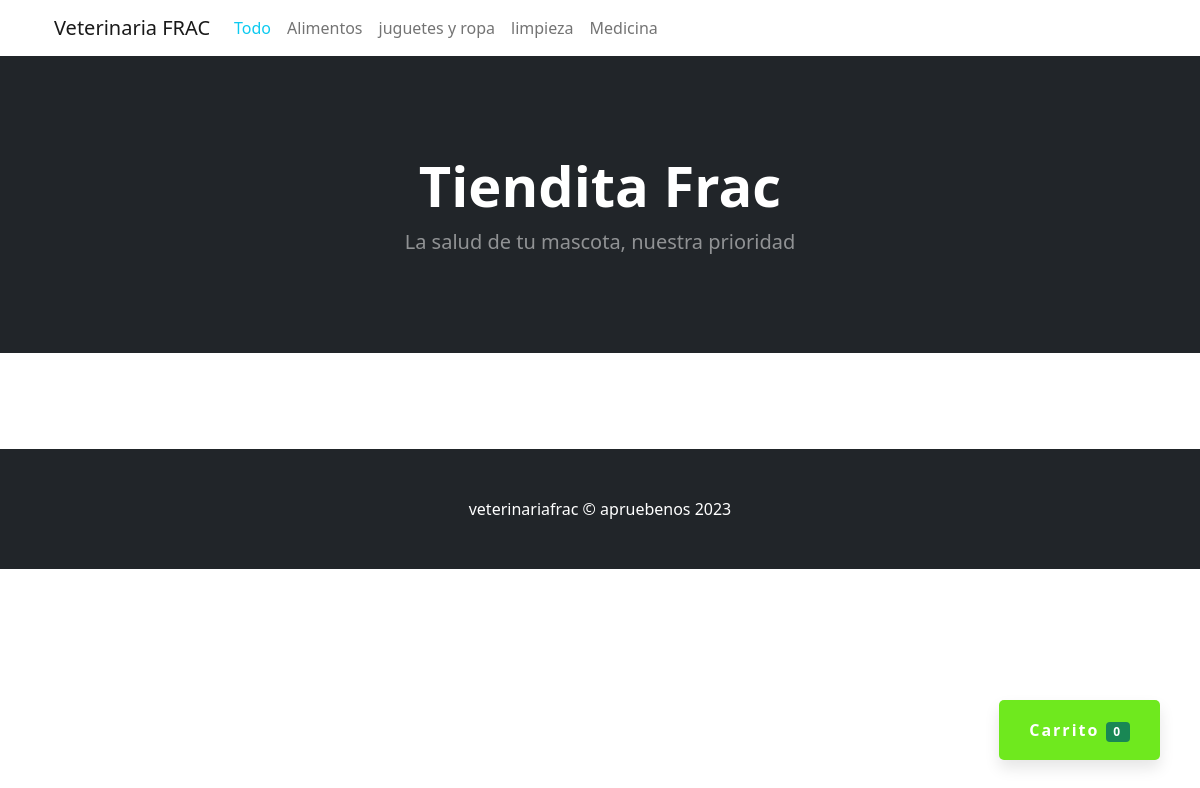
The page /productos.php on the database its author committed.
### tables this page shows
CREATE TABLE `categorias` (
  `id` int(11) NOT NULL,
  `categoria` varchar(50) NOT NULL
);

### productos.php (the view, shortened to what this page needs)
<?php require_once "config/conexion2.php"; ?>
<!DOCTYPE html>
<html lang="en">
<head>
    <link href="assets/css/styles.css" rel="stylesheet" />
    <link href="assets/css/estilos.css" rel="stylesheet" />
</head>
<body>
    <a href="#" class="btn-flotante" id="btnCarrito">Carrito <span class="badge bg-success" id="carrito">0</span></a>
    <div class="container">
        <nav class="navbar navbar-expand-lg navbar-light">
            <div class="container-fluid">
                <a class="navbar-brand" href="#">Veterinaria FRAC </a>
                <div class="collapse navbar-collapse" id="navbarNav">
                    <ul class="navbar-nav">
                        <a href="#" class="nav-link text-info" category="all">Todo</a>
                        <?php
                        $query = mysqli_query($conexion, "SELECT * FROM categorias");
                        while ($data = mysqli_fetch_assoc($query)) { ?>
                            <a href="#" class="nav-link" category="<?php echo $data['categoria']; ?>"><?php echo $data['categoria']; ?></a>
                        <?php } ?>
                    </ul>
                </div>
            </div>
        </nav>
    </div>
    <header class="bg-dark py-5">
        <div class="container px-4 px-lg-5 my-5">
            <div class="text-center text-white">
                <h1 class="display-4 fw-bolder">Tiendita Frac</h1>
                <p class="lead fw-normal text-white-50 mb-0">La salud de tu mascota, nuestra prioridad</p>
            </div>
        </div>
    </header>
    <section class="py-5">
    </section>
    <footer class="py-5 bg-dark">
        <div class="container">
            <p class="m-0 text-center text-white">veterinariafrac &copy; apruebenos 2023</p>
        </div>
    </footer>
</body>
</html>

### assets/css/estilos.css (style rules this page uses)
.btn-flotante { font-size: 16px; font-weight: bold; color: #ffffff; border-radius: 5px; letter-spacing: 2px; background-color: #6fe91e; padding: 18px 30px; position: fixed; bottom: 40px; right: 40px; transition: all 300ms ease 0ms; box-shadow: 0px 8px 15px rgba(0, 0, 0, 0.1); z-index: 99; text-decoration: none; }

### rows shown on the page
categorias: categoria "Alimentos"
categorias: categoria "juguetes y ropa"
categorias: categoria "limpieza"
categorias: categoria "Medicina"
